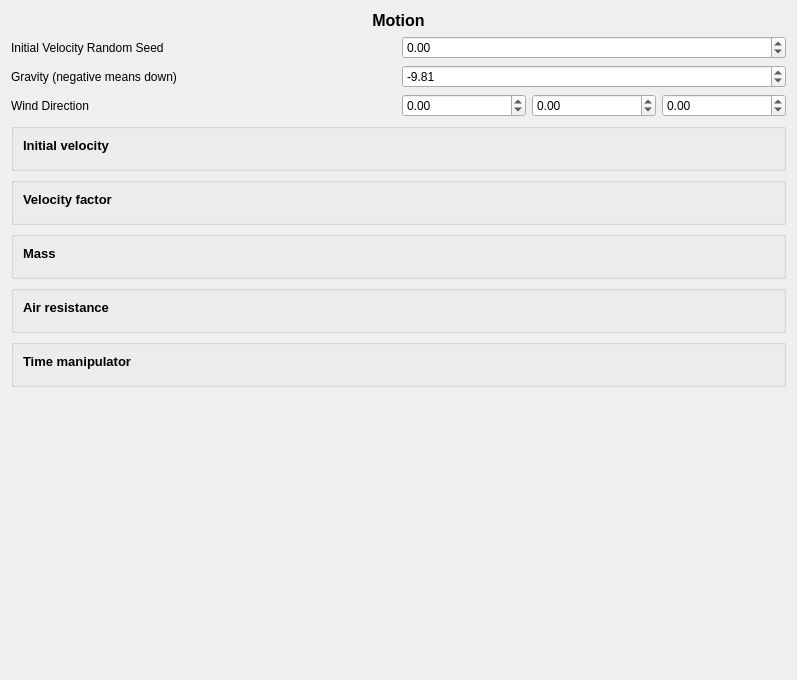
             <widget class="QWidget" name="scrollAreaWidgetContents_4">
              <property name="geometry">
               <rect>
                <x>0</x>
                <y>0</y>
                <width>797</width>
                <height>680</height>
               </rect>
              </property>
              <layout class="QGridLayout" name="gridLayout_23">
               <item row="4" column="0" colspan="2">
                <widget class="QGroupBox" name="groupBox_6">
                 <property name="title">
                  <string/>
                 </property>
                 <layout class="QGridLayout" name="gridLayout_10">
                  <item row="1" column="0">
                   <widget class="Particles::ParticleEnvelopeWidget" name="initVelocityFrame">
                    <property name="frameShape">
                     <enum>QFrame::NoFrame</enum>
                    </property>
                    <property name="frameShadow">
                     <enum>QFrame::Raised</enum>
                    </property>
                   </widget>
                  </item>
                  <item row="0" column="0">
                   <widget class="QLabel" name="label_29">
                    <property name="font">
                     <font>
                      <pointsize>10</pointsize>
                      <weight>75</weight>
                      <bold>true</bold>
                     </font>
                    </property>
                    <property name="text">
                     <string>Initial velocity</string>
                    </property>
                   </widget>
                  </item>
                 </layout>
                </widget>
               </item>
               <item row="8" column="0" colspan="2">
                <widget class="QGroupBox" name="groupBox_10">
                 <property name="title">
                  <string/>
                 </property>
                 <layout class="QGridLayout" name="gridLayout_14">
                  <item row="1" column="0">
                   <widget class="Particles::ParticleEnvelopeWidget" name="timeManipulatorFrame">
                    <property name="frameShape">
                     <enum>QFrame::NoFrame</enum>
                    </property>
                    <property name="frameShadow">
                     <enum>QFrame::Raised</enum>
                    </property>
                   </widget>
                  </item>
                  <item row="0" column="0">
                   <widget class="QLabel" name="label_33">
                    <property name="font">
                     <font>
                      <pointsize>10</pointsize>
                      <weight>75</weight>
                      <bold>true</bold>
                     </font>
                    </property>
                    <property name="text">
                     <string>Time manipulator</string>
                    </property>
                   </widget>
                  </item>
                 </layout>
                </widget>
               </item>
               <item row="7" column="0" colspan="2">
                <widget class="QGroupBox" name="groupBox_9">
                 <property name="title">
                  <string/>
                 </property>
                 <layout class="QGridLayout" name="gridLayout_13">
                  <item row="1" column="0">
                   <widget class="Particles::ParticleEnvelopeWidget" name="airResistanceFrame">
                    <property name="frameShape">
                     <enum>QFrame::NoFrame</enum>
                    </property>
                    <property name="frameShadow">
                     <enum>QFrame::Raised</enum>
                    </property>
                   </widget>
                  </item>
                  <item row="0" column="0">
                   <widget class="QLabel" name="label_32">
                    <property name="font">
                     <font>
                      <pointsize>10</pointsize>
                      <weight>75</weight>
                      <bold>true</bold>
                     </font>
                    </property>
                    <property name="text">
                     <string>Air resistance</string>
                    </property>
                   </widget>
                  </item>
                 </layout>
                </widget>
               </item>
               <item row="6" column="0" colspan="2">
                <widget class="QGroupBox" name="groupBox_8">
                 <property name="title">
                  <string/>
                 </property>
                 <layout class="QGridLayout" name="gridLayout_12">
                  <item row="1" column="0">
                   <widget class="Particles::ParticleEnvelopeWidget" name="massFrame">
                    <property name="frameShape">
                     <enum>QFrame::NoFrame</enum>
                    </property>
                    <property name="frameShadow">
                     <enum>QFrame::Raised</enum>
                    </property>
                   </widget>
                  </item>
                  <item row="0" column="0">
                   <widget class="QLabel" name="label_31">
                    <property name="font">
                     <font>
                      <pointsize>10</pointsize>
                      <weight>75</weight>
                      <bold>true</bold>
                     </font>
                    </property>
                    <property name="text">
                     <string>Mass</string>
                    </property>
                   </widget>
                  </item>
                 </layout>
                </widget>
               </item>
               <item row="5" column="0" colspan="2">
                <widget class="QGroupBox" name="groupBox_7">
                 <property name="title">
                  <string/>
                 </property>
                 <layout class="QGridLayout" name="gridLayout_11">
                  <item row="1" column="0">
                   <widget class="Particles::ParticleEnvelopeWidget" name="velocityFactorFrame">
                    <property name="frameShape">
                     <enum>QFrame::NoFrame</enum>
                    </property>
                    <property name="frameShadow">
                     <enum>QFrame::Plain</enum>
                    </property>
                   </widget>
                  </item>
                  <item row="0" column="0">
                   <widget class="QLabel" name="label_30">
                    <property name="font">
                     <font>
                      <pointsize>10</pointsize>
                      <weight>75</weight>
                      <bold>true</bold>
                     </font>
                    </property>
                    <property name="text">
                     <string>Velocity factor</string>
                    </property>
                   </widget>
                  </item>
                 </layout>
                </widget>
               </item>
               <item row="1" column="0">
                <widget class="QLabel" name="label_16">
                 <property name="text">
                  <string>Initial Velocity Random Seed</string>
                 </property>
                </widget>
               </item>
               <item row="1" column="1">
                <widget class="QDoubleSpinBox" name="initVectorRand">
                 <property name="toolTip">
                  <string>Seed to use for randomly generating initial velocity.</string>
                 </property>
                 <property name="minimum">
                  <double>-100.000000000000000</double>
                 </property>
                 <property name="maximum">
                  <double>100.000000000000000</double>
                 </property>
                 <property name="singleStep">
                  <double>0.010000000000000</double>
                 </property>
                </widget>
               </item>
               <item row="2" column="0">
                <widget class="QLabel" name="label_17">
                 <property name="text">
                  <string>Gravity (negative means down)</string>
                 </property>
                </widget>
               </item>
               <item row="2" column="1">
                <widget class="QDoubleSpinBox" name="gravity">
                 <property name="toolTip">
                  <string>Gravity, -9.82 means Earth.</string>
                 </property>
                 <property name="minimum">
                  <double>-50.000000000000000</double>
                 </property>
                 <property name="maximum">
                  <double>50.000000000000000</double>
                 </property>
                 <property name="singleStep">
                  <double>0.010000000000000</double>
                 </property>
                 <property name="value">
                  <double>-9.810000000000000</double>
                 </property>
                </widget>
               </item>
               <item row="9" column="0" colspan="2">
                <spacer name="verticalSpacer">
                 <property name="orientation">
                  <enum>Qt::Vertical</enum>
                 </property>
                 <property name="sizeHint" stdset="0">
                  <size>
                   <width>20</width>
                   <height>40</height>
                  </size>
                 </property>
                </spacer>
               </item>
               <item row="3" column="0">
                <widget class="QLabel" name="label_3">
                 <property name="text">
                  <string>Wind Direction</string>
                 </property>
                </widget>
               </item>
               <item row="3" column="1">
                <layout class="QHBoxLayout" name="horizontalLayout">
                 <item>
                  <widget class="QDoubleSpinBox" name="windDirX">
                   <property name="toolTip">
                    <string>Wind direction in the X axis.</string>
                   </property>
                   <property name="minimum">
                    <double>-1.000000000000000</double>
                   </property>
                   <property name="maximum">
                    <double>1.000000000000000</double>
                   </property>
                   <property name="singleStep">
                    <double>0.010000000000000</double>
                   </property>
                  </widget>
                 </item>
                 <item>
                  <widget class="QDoubleSpinBox" name="windDirY">
                   <property name="toolTip">
                    <string>Wind direction in the Y axis.</string>
                   </property>
                   <property name="minimum">
                    <double>-1.000000000000000</double>
                   </property>
                   <property name="maximum">
                    <double>1.000000000000000</double>
                   </property>
                   <property name="singleStep">
                    <double>0.010000000000000</double>
                   </property>
                  </widget>
                 </item>
                 <item>
                  <widget class="QDoubleSpinBox" name="windDirZ">
                   <property name="toolTip">
                    <string>Wind direction in the Z axis.</string>
                   </property>
                   <property name="minimum">
                    <double>-1.000000000000000</double>
                   </property>
                   <property name="maximum">
                    <double>1.000000000000000</double>
                   </property>
                   <property name="singleStep">
                    <double>0.010000000000000</double>
                   </property>
                  </widget>
                 </item>
                </layout>
               </item>
               <item row="0" column="0" colspan="2">
                <widget class="QLabel" name="label_39">
                 <property name="font">
                  <font>
                   <pointsize>12</pointsize>
                   <weight>75</weight>
                   <bold>true</bold>
                  </font>
                 </property>
                 <property name="text">
                  <string>Motion</string>
                 </property>
                 <property name="alignment">
                  <set>Qt::AlignCenter</set>
                 </property>
                </widget>
               </item>
              </layout>
             </widget>
